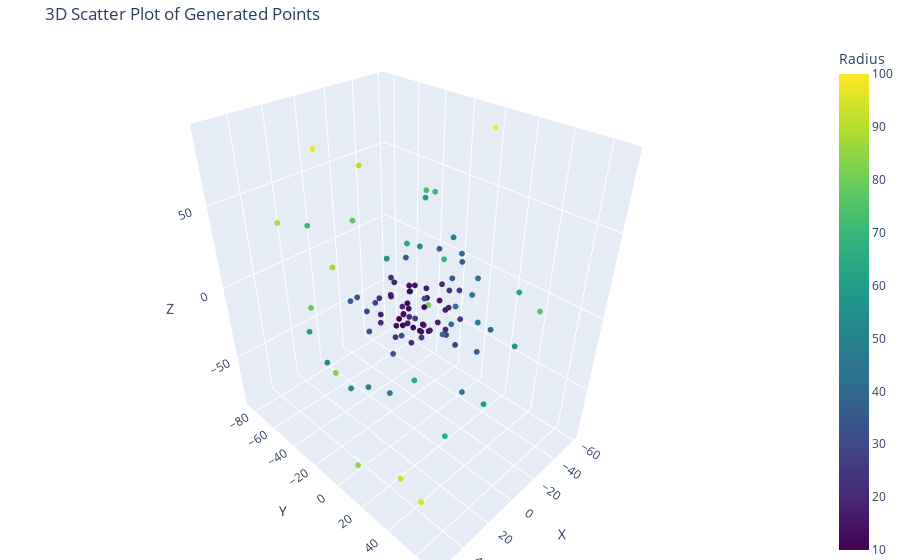

The notebook cell this image was saved under:
### Code cell
generate_log_spherical_points.visualize_point_distribution(points)
